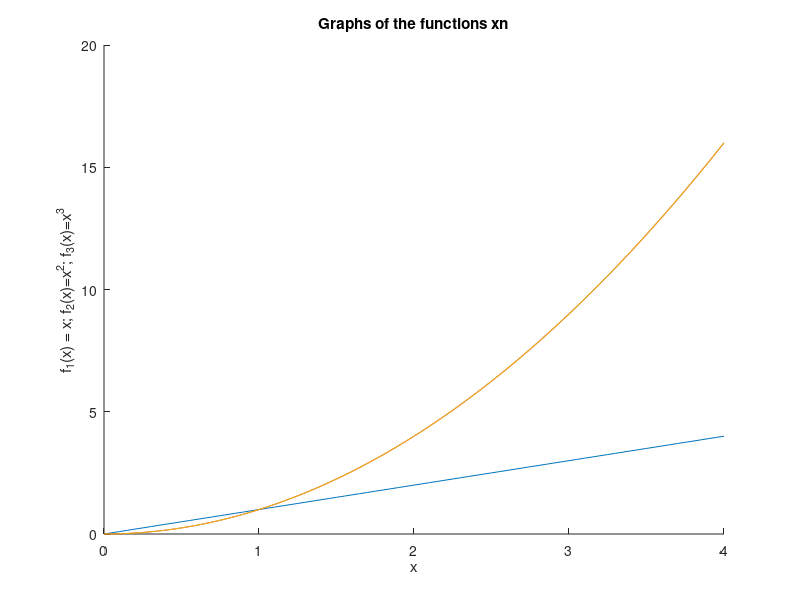

Write MATLAB code to recreate this figure. (Note: this script raises an error after producing the figure.)
% Dmytro Polishchuk Ekfu-25/1
% 25.09.2026

%% task1
v1 = linspace(0,4,81);
fv1 = v1;
fv2 = v1.^2;
fv3 = v1.^2;
hold on;
title('Graphs of the functions xn');
ylabel('f_1(x) = x; f_2(x)=x^2; f_3(x)=x^3');
xlabel('x');
plot(v1,fv1);
plot(v1,fv2);
plot(v1,fv3);
hold off;


%% task2
xv2 = linspace(0,10*pi,500);
yv2 = sin(v2).*cos(v2);
zv2 = cos(v2);
figure;

subplot(2, 1, 1);
plot3(xv2, yv2, zv2, 'b', 'LineWidth', 1.2);
grid on;
title('a) 3D plot of y(x) and z(x)');
xlabel('x');
ylabel('y = sin(x)cos(x)');
zlabel('z = cos(x)');
xlim([0 10*pi]);
ylim([-0.6 0.6]);
zlim([-1.2 1.2]);

subplot(2, 1, 2);
polarplot(xv2, yv2, 'k', 'LineWidth', 1.2);
title('b) Polar plot of y(x)');

%% task P
% --- Signals from Task 3 ---
A = 6;
f = 4;
sigma = 1.2;
U1 = 3.5;
U2 = 2.5;

t = 0:0.001:1.5;
s = A*sin(2*pi*f*t) + 0.5*A*cos(4*pi*f*t);
n = sigma * randn(size(t));
s_noisy = s + n;

idx = s_noisy > U1;    % locations where the signal exceeds U1
t_a = t(idx);          % corresponding time instants
s_a = s_noisy(idx);    % original signal values exceeding U1

s_filtered = s_a;
s_filtered(abs(s_filtered) < U2) = 0;

dt = t(2) - t(1);
gapAfter = find(diff(t_a) > 1.5 * dt);
t_line = t_a;
s_line = s_filtered;
for k = numel(gapAfter):-1:1        % insert from the end so indices stay valid
    pos = gapAfter(k) + 1;
    t_line = [t_line(1:pos-1), NaN, t_line(pos:end)];
    s_line = [s_line(1:pos-1), NaN, s_line(pos:end)];
end

% --- Figure ---
purpleColor = [0.5 0 0.5];
greenColor  = [0   0.6 0];
figure('Color', 'w', 'Position', [100 100 1200 500]);

% a) Original and filtered signals with threshold lines
subplot(1, 2, 1);
hold on;
plot(t,   s_noisy,    'b--', 'LineWidth', 1.5);   % original signal (dashed)
plot(t_line, s_line,  'r:',  'LineWidth', 1.5);   % filtered signal (dotted)
yline(U1, '-',  'Color', purpleColor, 'LineWidth', 1.5);
yline(U2, '--', 'Color', greenColor,  'LineWidth', 1.2);
hold off;
grid on;
xlabel('Time, s');
ylabel('Voltage, V');
title('Original and Filtered Signals', 'Color', purpleColor, 'FontSize', 16);
legend('Original signal', 'Filtered signal', 'U_1 threshold', 'U_2 threshold', ...
       'Location', 'best');
xlim([t(1), t(end)]);
ylim([min(min(s_noisy), U2) - 1, max(max(s_noisy), U1) + 1]);

% b) Discrete display of values exceeding U1, with max/min markers
subplot(1, 2, 2);
hold on;
stem(t_a, s_a, 'filled', 'Color', [0 0.4 0.8], 'LineWidth', 1.5);

maxVal = max(s_a);
minVal = min(s_a);
plot(t_a(s_a == maxVal), s_a(s_a == maxVal), 'c*', 'MarkerSize', 12, 'LineWidth', 2);
plot(t_a(s_a == minVal), s_a(s_a == minVal), 'mo', 'MarkerSize', 10, ...
     'LineWidth', 2, 'MarkerFaceColor', 'm');
hold off;
grid on;
xlabel('Time, s');
ylabel('Voltage, V');
title('Signal Values Exceeding U_1', 'Color', purpleColor, 'FontSize', 16);
legend('Signal > U_1', 'Maximum value', 'Minimum value', 'Location', 'best');
xlim([min(t_a) - 0.05, max(t_a) + 0.05]);
ylim([minVal - 0.5, maxVal + 0.5]);
